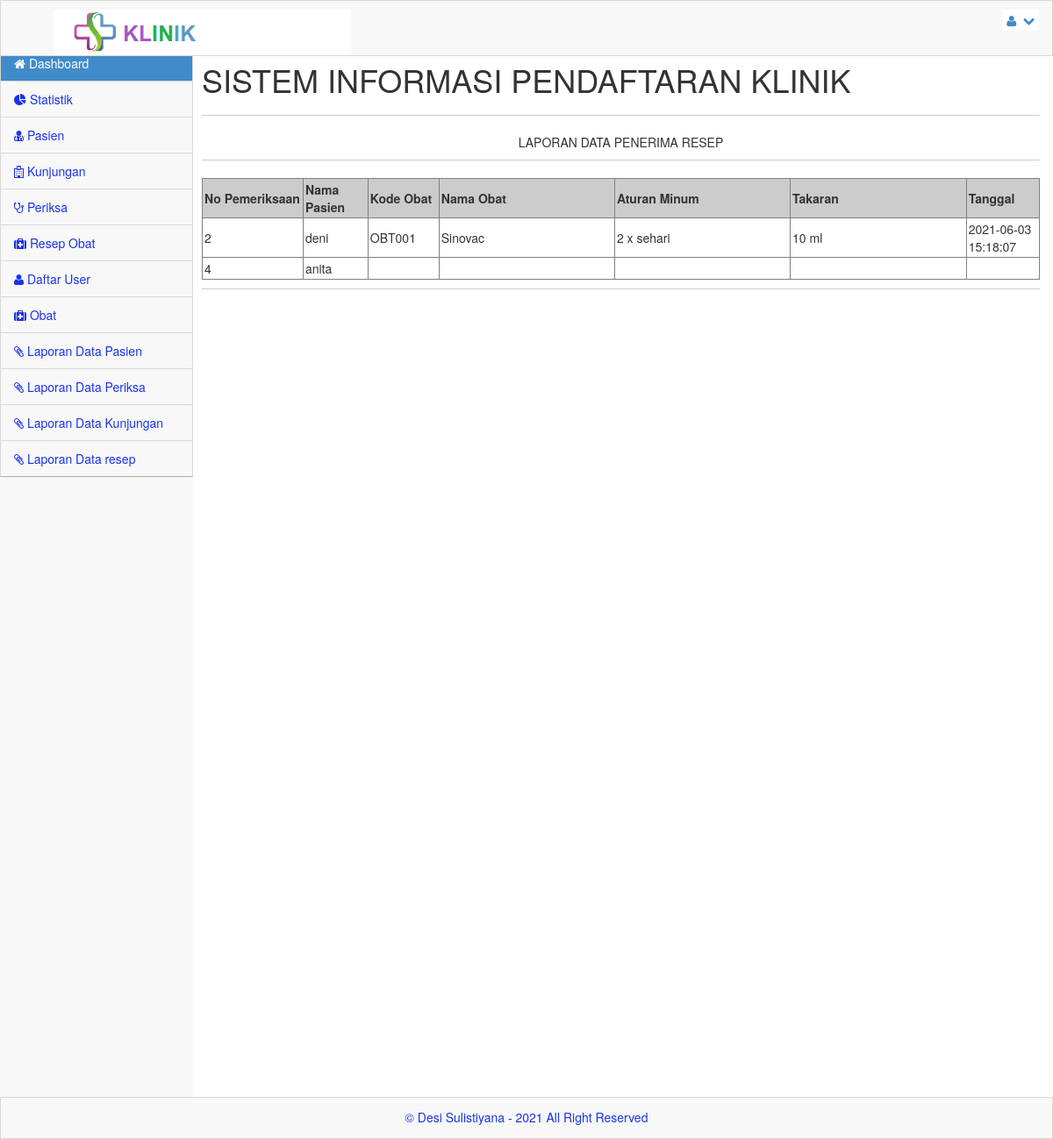
Before: /admin/index.php?menu=laporanresep (signed in) with the older database file.
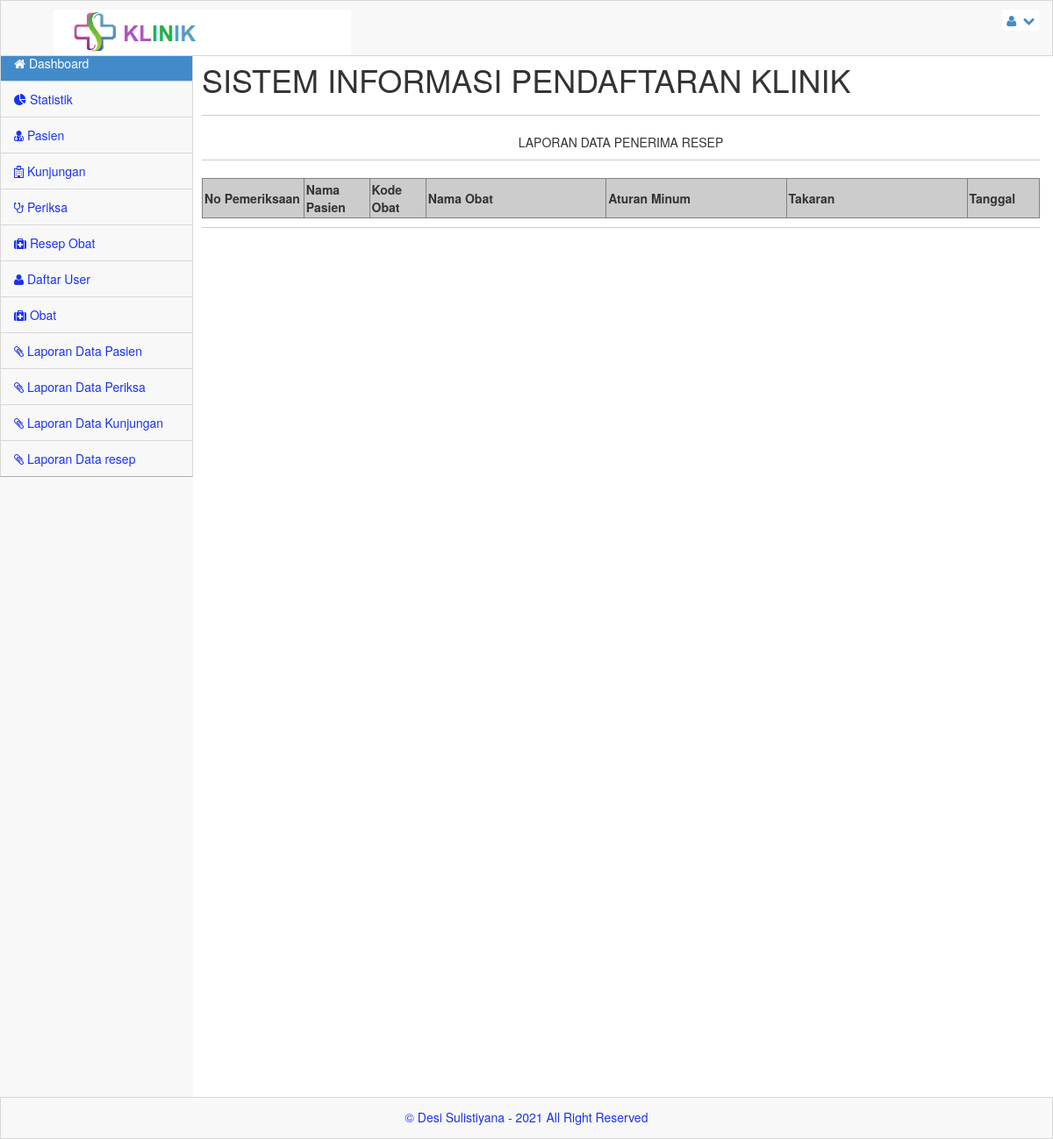
After: the same page with the newer database file.
### tables this page shows
CREATE TABLE `resep_obt` (
  `id_resep` int(11) NOT NULL,
  `no_kunjungan` int(10) DEFAULT NULL,
  `kd_obat` varchar(10) DEFAULT NULL,
  `aturan` text DEFAULT NULL,
  `takaran` varchar(30) DEFAULT NULL,
  `created_at` timestamp NULL DEFAULT current_timestamp(),
  `updated_at` timestamp NULL DEFAULT current_timestamp(),
  `deleted_at` timestamp NULL DEFAULT NULL
);

CREATE TABLE `pasien` (
  `no_rm` varchar(11) NOT NULL,
  `nm_pasien` varchar(300) NOT NULL,
  `j_kel` varchar(100) NOT NULL,
  `agama` varchar(100) NOT NULL,
  `alamat` varchar(300) NOT NULL,
  `tgl_lhr` date NOT NULL,
  `ktp` varchar(16) NOT NULL,
  `no_tlp` varchar(12) NOT NULL,
  `nm_kel` varchar(20) NOT NULL,
  `hub_kel` varchar(100) NOT NULL
);

CREATE TABLE `obat` (
  `kd_obat` varchar(10) NOT NULL,
  `nm_obat` varchar(30) NOT NULL,
  `ukuran` int(20) NOT NULL,
  `ket` varchar(30) NOT NULL,
  `created_at` timestamp NULL DEFAULT current_timestamp(),
  `update_at` timestamp NULL DEFAULT current_timestamp(),
  `delete_at` timestamp NULL DEFAULT NULL
);

### admin/laporanresep.php (the view, shortened to what this page needs)
<html>
<body onLoad="window.print();">
	<?php
	$row = 20;
	$hal = isset($_GET['hal']) ? $_GET['hal'] : 0;
	?>
	<p align="center" size="25px">LAPORAN DATA PENERIMA RESEP</p>
	<hr>
	<table width="100%" cellspacing="0" cellpadding="2" border="1px" class="style1">
		<tr>
			<th width="1%" align="center" bgcolor="#CCCCCC">No Pemeriksaan</th>
			<th width="1%" align="center" bgcolor="#CCCCCC">Nama Pasien</th>
			<th width="1%" align="center" bgcolor="#CCCCCC">Kode Obat</th>
			<th width="6%" align="center" bgcolor="#CCCCCC">Nama Obat</th>
			<th width="6%" align="center" bgcolor="#CCCCCC">Aturan Minum</th>
			<th width="6%" align="center" bgcolor="#CCCCCC">Takaran</th>
			<th width="1%" align="center" bgcolor="#CCCCCC">Tanggal</th>
		</tr>
		<?php
		$obatSql = "SELECT * FROM resep_obt LEFT JOIN obat ON obat.kd_obat = resep_obt.kd_obat  ORDER BY no_kunjungan ASC LIMIT $hal, $row";
		$obatQry = mysqli_query($server,$obatSql)  or die("Query obat salah : " . mysqli_error());
		while ($obat = mysqli_fetch_array($obatQry)) {
			$pas = "SELECT * FROM kunjungan LEFT JOIN pasien ON pasien.no_rm=kunjungan.no_rm WHERE no_kunjungan = '".$obat["no_kunjungan"]."'";
		$pasDb = mysqli_query($server,$pas) or die("Query Error get pasien".mysqli_error());
		$pasien = mysqli_fetch_assoc($pasDb);
		?>
			<tbody>
				<tr>
					<td><?php echo $obat['no_kunjungan']; ?></td>
					<td><?php echo $pasien['nm_pasien']; ?></td>
					<td><?php echo $obat['kd_obat']; ?></td>
					<td><?php echo $obat['nm_obat']; ?></td>
					<td><?php echo $obat['aturan']; ?></td>
					<td><?php echo $obat['takaran']; ?></td>
					<td><?php echo $obat['created_at']; ?></td>
				</tr>
			</tbody>
		<?php } ?>
	</table>
</body>
</html>

Changed rows visible on the page:
removed resep_obt: no_kunjungan "2", pasien.nm_pasien "deni", obat.kd_obat "OBT001", obat.nm_obat "Sinovac", aturan "2 x sehari", takaran "10 ml", obat.created_at "2021-06-03 15:18:07"
removed resep_obt: no_kunjungan "4", pasien.nm_pasien "anita"
